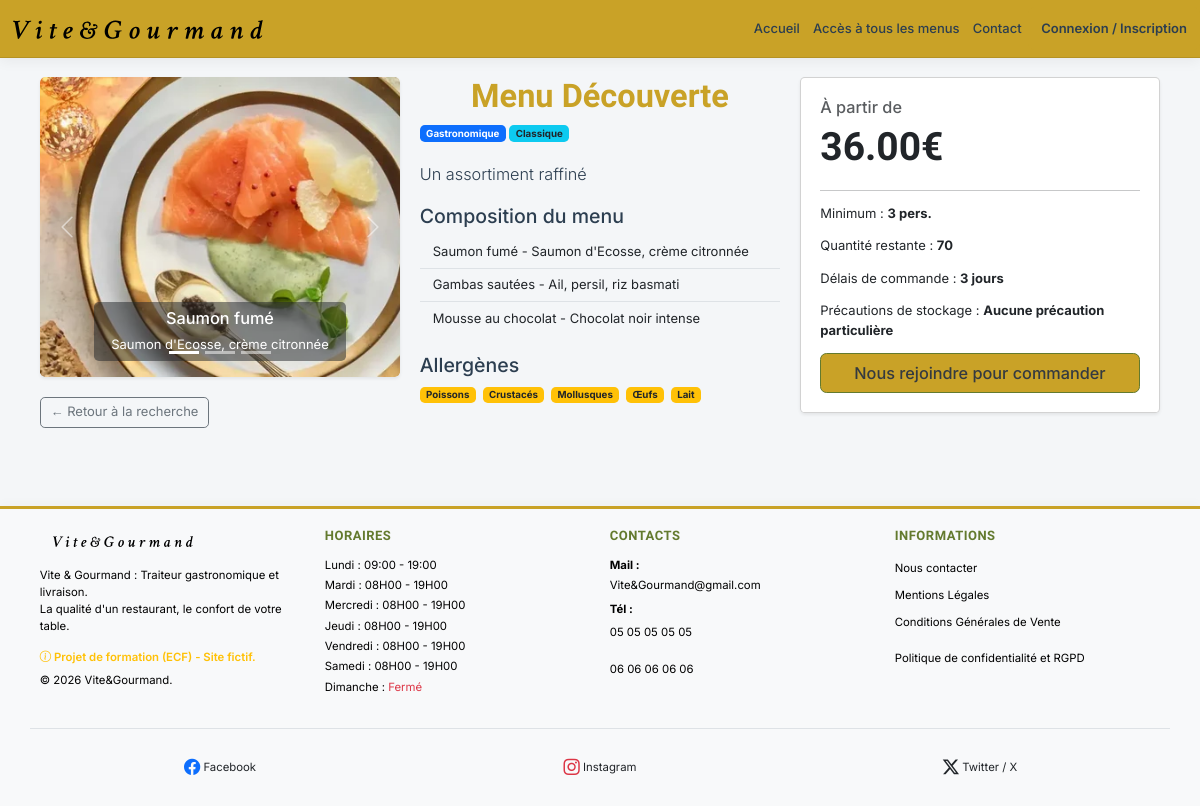
Page /index.php?page=details-menu&menu_id=1 on the committed database.
### tables this page shows
CREATE TABLE
  `vg_plat` (
    `plat_id` int (11) NOT NULL AUTO_INCREMENT,
    `titre_plat` varchar(50) NOT NULL,
    `description_plat` varchar(255) DEFAULT NULL,
    `photo` varchar(255) DEFAULT NULL,
    `categorie` varchar(50) DEFAULT NULL,
    `is_active` tinyint (1) NOT NULL DEFAULT 1,
    PRIMARY KEY (`plat_id`)
  );

CREATE TABLE
  `vg_menu` (
    `menu_id` int (11) NOT NULL,
    `titre` varchar(50) NOT NULL,
    `nombre_personne_minimum` int (11) DEFAULT 15,
    `prix_par_personne` double NOT NULL,
    `description_menu` varchar(50) NOT NULL,
    `quantite_restante` int (11) NOT NULL,
    `theme_id` int (11) DEFAULT NULL,
    `regime_id` int (11) DEFAULT NULL,
    `delai_commande` int (11) DEFAULT 0,
    `conditions_stockage` text DEFAULT NULL,
    `is_active` tinyint (1) NOT NULL DEFAULT 1
  );

CREATE TABLE
  `vg_theme` (
    `theme_id` int (11) NOT NULL,
    `libelle` varchar(50) NOT NULL
  );

CREATE TABLE
  `vg_regime` (
    `regime_id` int (11) NOT NULL,
    `libelle` varchar(50) NOT NULL
  );

CREATE TABLE
  `vg_allergene` (
    `allergene_id` int (11) NOT NULL,
    `libelle` varchar(50) NOT NULL
  );

CREATE TABLE
  `vg_horaire` (
    `horaire_id` int (11) NOT NULL,
    `jour` varchar(50) NOT NULL,
    `heure_ouverture` varchar(50) DEFAULT NULL,
    `heure_fermeture` varchar(50) DEFAULT NULL
  );

### app/Controllers/UserController/MenuController.php (called while the page is built, shortened)
<?php
class MenuController
{
    public static function showMenuDetails(\PDO $db)
    {
        $canOrder = (isset($_SESSION['role_id']) && (int)$_SESSION['role_id'] === ROLE_USER);
        $menuID = isset($_GET['menu_id']) ? (int)$_GET['menu_id'] : 0;
        $result = MenuManager::get($db, $menuID);
        $menu = !empty($result) ? $result[0] : false;
        $plats = MenuManager::getPlatsByMenuId($db, $menuID);
        $allergenes = MenuManager::getAllergenesByMenuId($db, $menuID);
        require_once ROOT_PATH . '/app/Views/layout/header.php';
        require_once ROOT_PATH . '/app/Views/user/detail.menu.view.php';
        require_once ROOT_PATH . '/app/Views/layout/footer.php';
    }
}

### public/index.php (called while the page is built, shortened)
<?php
require_once ROOT_PATH . '/app/Autoloader.php';
$db = (new Database())->connect();
$controllerClass = $route['class'];
$action = $route['action'];
$params = [$db];
$controllerClass::$action(...$params);

### app/Managers/MenuManager.php (called while the page is built, shortened)
<?php
class MenuManager
{
    public static function get(\PDO $db, ?int $id = null, array $filters = [], bool $format = false)
    {
        try {
            $sql = "SELECT vg_menu.*, vg_theme.libelle as theme_libelle, vg_regime.libelle as regime_libelle,
            delai_commande, conditions_stockage, vg_plat.plat_id,
 vg_plat.titre_plat, vg_plat.photo, vg_plat.categorie
        FROM vg_menu
        LEFT JOIN vg_theme ON vg_menu.theme_id = vg_theme.theme_id
        LEFT JOIN vg_regime ON vg_menu.regime_id = vg_regime.regime_id
        LEFT JOIN vg_menu_plat ON vg_menu.menu_id = vg_menu_plat.menu_id
        LEFT JOIN vg_plat ON vg_menu_plat.plat_id = vg_plat.plat_id
        WHERE 1=1
        AND vg_menu.is_active = 1";
            $params = [];
            if ($id !== null) {
                $sql .= " AND vg_menu.menu_id = :id";
                $params['id'] = $id;
            }
            $sql .= " ORDER BY vg_menu.titre ASC";
            $stmt = $db->prepare($sql);
            $stmt->execute($params);
            $rawResults = $stmt->fetchAll(\PDO::FETCH_ASSOC);
            return $rawResults;
        } catch (\PDOException $e) {
            error_log("ERREUR MenuManager::get() : " . $e->getMessage());
            return false;
        }
    }
    public static function getPlatsByMenuId(\PDO $db, int $menu_id)
    {
        try {
            $sql = "SELECT vg_plat.*
            FROM vg_plat
            JOIN vg_menu_plat ON vg_plat.plat_id = vg_menu_plat.plat_id
             WHERE vg_menu_plat.menu_id = :menu_id";
            $stmt = $db->prepare($sql);
            $stmt->execute(['menu_id' => $menu_id]);
            return $stmt->fetchAll(\PDO::FETCH_ASSOC);
        } catch (\PDOException $e) {
            error_log("Erreur lors de la récupération des plats : " . $e->getMessage());
            return false;
        }
    }
    public static function getAllergenesByMenuId(\PDO $db, int $menu_id)
    {
        try {
            $sql = "SELECT DISTINCT vg_allergene.*
        FROM vg_menu
        JOIN vg_menu_plat ON vg_menu.menu_id = vg_menu_plat.menu_id
        JOIN vg_allergene_plat ON vg_menu_plat.plat_id = vg_allergene_plat.plat_id
        JOIN vg_allergene ON vg_allergene_plat.allergene_id = vg_allergene.allergene_id
        WHERE vg_menu.menu_id = :menu_id";
            $stmt = $db->prepare($sql);
            $stmt->execute(['menu_id' => $menu_id]);
            return $stmt->fetchAll(\PDO::FETCH_ASSOC);
        } catch (\PDOException $e) {
            error_log("Erreur lors de la récupération des allergènes : " . $e->getMessage());
            return false;
        }
    }
}

### app/Autoloader.php (called while the page is built, shortened)
<?php
class Autoloader
{
    public static function register()
    {
        spl_autoload_register(function ($class) {
            $class = str_replace('App\\', '', $class);
            $path = __DIR__ . '/' . str_replace('\\', '/', $class) . '.php';
        });
    }
}

### app/Models/Timetable.php (called while the page is built, shortened)
<?php
class Timetable
{
    public function __construct(
        int $timetable_id,
        string $jour,
        ?string $heure_ouverture,
        ?string $heure_fermeture
    ) {
        $this->jour = $jour;
        $this->heure_ouverture = $heure_ouverture;
        $this->heure_fermeture = $heure_fermeture;
    }
    public static function ShowTimetable(\PDO $db, array $timetables = [])
    {
        try {
            $stmt = $db->query("SELECT * FROM vg_horaire");
            $timetables = [];
            while ($row = $stmt->fetch(\PDO::FETCH_ASSOC)) {
                $timetables[] = new Timetable(
                    (int)$row['horaire_id'],
                    $row['jour'],
                    $row['heure_ouverture'],
                    $row['heure_fermeture']
                );
            }
            return $timetables;
        } catch (\PDOException $e) {
            error_log("Erreur lors de la récupération des horaires : " . $e->getMessage());
            return [];
        }
    }
}

### app/Views/user/detail.menu.view.php (the view, shortened to what this page needs)
<div class="content-wrapper container py-4">
    <div class="row">
        <div class="col-lg-4 col-md-12 mb-4">
            <div id="menuCarousel" class="carousel slide" data-bs-ride="carousel">
                <div class="carousel-indicators">
                    <?php foreach ($plats as $index => $plat): ?>
                        <button type="button" data-bs-target="#menuCarousel"
                            data-bs-slide-to="<?= $index ?>"
                            class="<?= $index === 0 ? 'active' : '' ?>">
                        </button>
                    <?php endforeach; ?>
                </div>
                <div class="carousel-inner rounded shadow-sm">
                    <?php foreach ($plats as $index => $plat): ?>
                        <div class="carousel-item <?= $index === 0 ? 'active' : '' ?>">
                            <img src="<?= !empty($plat['photo']) ? htmlspecialchars($plat['photo']) : 'assets/img/plats/default.webp' ?>"
                                class="d-block w-100 rounded"
                                style="height: 300px; object-fit: cover;"
                                alt="<?= htmlspecialchars($plat['titre_plat'] ?? 'Plat sans nom') ?>">
                            <div class="carousel-caption d-none d-md-block bg-dark bg-opacity-50 rounded p-2">
                                <h5><?= htmlspecialchars($plat['titre_plat']) ?></h5>
                                <p class="m-0"><?= htmlspecialchars($plat['description_plat']) ?></p>
                            </div>
                        </div>
                    <?php endforeach; ?>
                </div>
                <button class="carousel-control-prev" type="button" data-bs-target="#menuCarousel" data-bs-slide="prev">
                    <span class="carousel-control-prev-icon"></span>
                </button>
                <button class="carousel-control-next" type="button" data-bs-target="#menuCarousel" data-bs-slide="next">
                    <span class="carousel-control-next-icon"></span>
                </button>
            </div>
            <div class="mt-4">
                <a href="index.php?page=search" class="btn btn-outline-secondary">&larr; Retour à la recherche</a>
            </div>
        </div>
        <div class="col-lg-4 col-md-6 mb-4">
            <h1 class="fw-bold"><?= htmlspecialchars($menu['titre']) ?></h1>
            <span class="badge bg-primary"><?= htmlspecialchars($menu['theme_libelle'] ?? '') ?></span>
            <span class="badge bg-info text-dark"><?= htmlspecialchars($menu['regime_libelle'] ?? '') ?></span>
            <p class="mt-4 lead"><?= htmlspecialchars($menu['description_menu']) ?></p>
            <h4 class="mt-4">Composition du menu</h4>
            <ul class="list-group list-group-flush mb-4">
                <?php foreach ($plats as $plat): ?>
                    <li class="list-group-item bg-transparent"><?= htmlspecialchars($plat['titre_plat']) ?> - <?= htmlspecialchars($plat['description_plat']) ?></li>
                <?php endforeach; ?>
            </ul>
            <h4 class="mt-4">Allergènes</h4>
            <p>
                <?php if (!empty($allergenes)): ?>
                    <?php foreach ($allergenes as $a): ?>
                        <span class="badge bg-warning text-dark me-1"><?= htmlspecialchars($a['libelle']) ?></span>
                    <?php endforeach; ?>
                <?php else: ?>
                    Aucun allergène particulier.
                <?php endif; ?>
            </p>
        </div>
        <div class="col-lg-4 col-md-6 mb-4">
            <div class="card p-4 shadow-sm">
                <h5 class="text-muted">À partir de</h5>
                <h2 class="display-5 fw-bold"><?= number_format($menu['prix_par_personne'], 2) ?>€</h2>
                <hr>
                <p>Minimum : <strong><?= $menu['nombre_personne_minimum'] ?> pers.</strong></p>
                <p>Quantité restante : <strong><?= $menu['quantite_restante'] ?></strong></p>
                <?php if (!empty($menu['delai_commande']) && $menu['delai_commande'] > 0): ?>
                    <p>Délais de commande : <strong><?= htmlspecialchars($menu['delai_commande']) ?> jours</strong></p>
                <?php else: ?>
                    <p>Délais de commande : <strong>24h</strong></p>
                <?php endif; ?>
                <p>
                    Précautions de stockage :
                    <strong>
                        <?= !empty($menu['conditions_stockage']) ? htmlspecialchars($menu['conditions_stockage']) : 'Aucune précaution particulière' ?>
                    </strong>
                </p>
                <?php if ((int)($menu['quantite_restante'] ?? 0) <= 0): ?>
                    <button class="btn btn-secondary btn-lg w-100" disabled>
                        <i class="fa-solid fa-triangle-exclamation"></i> Rupture de stock
                    </button>
                <?php else: ?>
                    <a href="index.php?page=login&redirect=<?= urlencode('index.php?page=order-menu&menu_id=' . $menu['menu_id'] . '&step=0') ?>"
                        class="btn btn-primary btn-lg w-100">
                        Nous rejoindre pour commander
                    </a>
                <?php endif; ?>
            </div>
        </div>
    </div>
</div>

### app/Views/layout/footer.php (shortened to what this page needs)
<footer class="container-fluid mt-5 p-4 bg-light text-black">
    <div class="container">
        <div class="row row-30">
           <div class="col-md-3">
    <a class="navbar-brand d-inline-block py-1" href="?page=home">
        <img src="assets/img/others/Logo.svg" alt="Logo de la societé Vite & Gourmand" width="140" height="37">
    </a>
    <p class="mt-3 small">
        Vite & Gourmand : Traiteur gastronomique et livraison.<br>
        La qualité d'un restaurant, le confort de votre table.
    </p>
    <p class="small text-warning fw-semibold mb-2">
        <i class="bi bi-info-circle"></i> Projet de formation (ECF) - Site fictif.
    </p>
    <p class="rights small">© <span class="copyright-year">2026</span> Vite&Gourmand.</p>
</div>
            <div class="col-md-3">
                <h3>Horaires</h3>
                <ul class="list-unstyled small">
                    <?php
                    if (isset($db)) {
                        require_once ROOT_PATH . '/app/Models/Timetable.php';
                        $timetables = Timetable::ShowTimetable($db);
                        foreach ($timetables as $timetable): ?>
                            <li><?= htmlspecialchars($timetable->jour) ?> :
                                <?php
                                if (empty($timetable->heure_fermeture)): ?>
                                    <span class="text-danger-accessible">Fermé</span>
                                <?php else: ?>
                                    <?= htmlspecialchars($timetable->heure_ouverture ?? '') ?> - <?= htmlspecialchars($timetable->heure_fermeture ?? '') ?>
                                <?php endif; ?>
                            </li>
                    <?php endforeach;
                    }
                    ?>
                </ul>
            </div>
            <div class="col-md-3">
                <h3>Contacts</h3>
                <dl class="contact-list small">
                    <dt>Mail :</dt>
                    <dd><a href="mailto:vite&gourmand@gmail.com" class="text-black d-inline-block py-1">Vite&Gourmand@gmail.com</a></dd>
                    <dt>Tél :</dt>
                    <dd class="d-flex flex-column gap-2">
                        <a href="tel:0531053105" class="text-black d-inline-block py-2 text-decoration-none">05 05 05 05 05</a>
                        <a href="tel:0665066506" class="text-black d-inline-block py-2 text-decoration-none">06 06 06 06 06</a>
                    </dd>
                </dl>
            </div>
            <div class="col-md-3">
                <h3>Informations</h3>
                <ul class="nav-list list-unstyled small">
                    <li><a href="?page=contact" class="text-black d-block py-1">Nous contacter</a></li>
                    <li><a href="?page=mention" class="text-black d-block py-1">Mentions Légales</a></li>
                    <li><a href="?page=mention#cgv" class="text-black d-block py-1">Conditions Générales de Vente</a></li>
                </ul>
                <ul class="nav-list list-unstyled small">
                    <li><a href="?page=mention#rgpd" class="text-black d-block py-1">Politique de confidentialité et RGPD</a></li>
                </ul>
            </div>
        </div>
    </div>
    <div class="container mt-4 pt-4 border-top">
        <div class="row text-center">
            <div class="col">
                <a href="https://facebook.com" target="_blank" rel="noopener noreferrer" class="text-dark text-decoration-none small d-inline-flex align-items-center gap-1 py-2 px-2">
                    <i class="bi bi-facebook fs-5 text-primary"></i> Facebook
                </a>
            </div>
            <div class="col">
                <a href="https://instagram.com" target="_blank" rel="noopener noreferrer" class="text-dark text-decoration-none small d-inline-flex align-items-center gap-1 py-2 px-2">
                    <i class="bi bi-instagram fs-5 text-danger"></i> Instagram
                </a>
            </div>
            <div class="col">
                <a href="https://twitter.com" target="_blank" rel="noopener noreferrer" class="text-dark text-decoration-none small d-inline-flex align-items-center gap-1 py-2 px-2">
                    <i class="bi bi-twitter-x fs-5 text-dark"></i> Twitter / X
                </a>
            </div>
        </div>
    </div>
</footer>

### rows in the picture
vg_plat: photo (picture), titre_plat "Saumon fumé", description_plat "Saumon d'Ecosse, crème citronnée"
vg_plat: titre_plat "Gambas sautées", description_plat "Ail, persil, riz basmati"
vg_plat: titre_plat "Mousse au chocolat", description_plat "Chocolat noir intense"
vg_menu: titre "Menu Découverte", description_menu "Un assortiment raffiné", prix_par_personne "36.00", nombre_personne_minimum "3", quantite_restante "70", delai_commande "3"
vg_theme: libelle "Gastronomique"
vg_regime: libelle "Classique"
vg_allergene: libelle "Poissons"
vg_allergene: libelle "Crustacés"
vg_allergene: libelle "Mollusques"
vg_allergene: libelle "Œufs"
vg_allergene: libelle "Lait"
vg_horaire: jour "Lundi", heure_ouverture "09:00", heure_fermeture "19:00"
vg_horaire: jour "Mardi", heure_ouverture "08H00", heure_fermeture "19H00"
vg_horaire: jour "Mercredi", heure_ouverture "08H00", heure_fermeture "19H00"
vg_horaire: jour "Jeudi", heure_ouverture "08H00", heure_fermeture "19H00"
vg_horaire: jour "Vendredi", heure_ouverture "08H00", heure_fermeture "19H00"
vg_horaire: jour "Samedi", heure_ouverture "08H00", heure_fermeture "19H00"
vg_horaire: jour "Dimanche", shows "Fermé"
